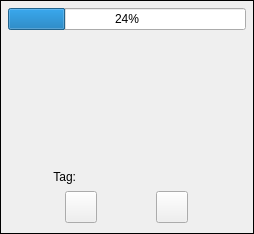
<?xml version="1.0" encoding="UTF-8"?>
<ui version="4.0">
 <class>AssetPhotoWidget</class>
 <widget class="QWidget" name="AssetPhotoWidget">
  <property name="geometry">
   <rect>
    <x>0</x>
    <y>0</y>
    <width>254</width>
    <height>234</height>
   </rect>
  </property>
  <property name="sizePolicy">
   <sizepolicy hsizetype="Expanding" vsizetype="Expanding">
    <horstretch>0</horstretch>
    <verstretch>0</verstretch>
   </sizepolicy>
  </property>
  <property name="minimumSize">
   <size>
    <width>0</width>
    <height>0</height>
   </size>
  </property>
  <property name="maximumSize">
   <size>
    <width>16777215</width>
    <height>16777215</height>
   </size>
  </property>
  <property name="windowTitle">
   <string>Form</string>
  </property>
  <property name="styleSheet">
   <string notr="true"/>
  </property>
  <layout class="QGridLayout" name="gridLayout_2">
   <property name="leftMargin">
    <number>0</number>
   </property>
   <property name="topMargin">
    <number>0</number>
   </property>
   <property name="rightMargin">
    <number>0</number>
   </property>
   <property name="bottomMargin">
    <number>0</number>
   </property>
   <property name="horizontalSpacing">
    <number>0</number>
   </property>
   <property name="verticalSpacing">
    <number>4</number>
   </property>
   <item row="0" column="0">
    <widget class="QFrame" name="m_MainFrame">
     <property name="sizePolicy">
      <sizepolicy hsizetype="Expanding" vsizetype="Expanding">
       <horstretch>0</horstretch>
       <verstretch>0</verstretch>
      </sizepolicy>
     </property>
     <property name="frameShape">
      <enum>QFrame::Box</enum>
     </property>
     <property name="frameShadow">
      <enum>QFrame::Plain</enum>
     </property>
     <layout class="QVBoxLayout" name="verticalLayout">
      <property name="spacing">
       <number>2</number>
      </property>
      <property name="leftMargin">
       <number>5</number>
      </property>
      <property name="topMargin">
       <number>5</number>
      </property>
      <property name="rightMargin">
       <number>5</number>
      </property>
      <property name="bottomMargin">
       <number>5</number>
      </property>
      <item>
       <layout class="QHBoxLayout" name="horizontalLayout_2">
        <property name="spacing">
         <number>0</number>
        </property>
        <item>
         <widget class="AvatarBar" name="m_LeftAvatarBar" native="true"/>
        </item>
        <item>
         <widget class="QFrame" name="m_PhotoEntryFrame">
          <property name="sizePolicy">
           <sizepolicy hsizetype="Expanding" vsizetype="Expanding">
            <horstretch>0</horstretch>
            <verstretch>0</verstretch>
           </sizepolicy>
          </property>
          <property name="minimumSize">
           <size>
            <width>0</width>
            <height>0</height>
           </size>
          </property>
          <property name="frameShape">
           <enum>QFrame::NoFrame</enum>
          </property>
          <property name="frameShadow">
           <enum>QFrame::Raised</enum>
          </property>
          <layout class="QGridLayout" name="gridLayout">
           <property name="leftMargin">
            <number>2</number>
           </property>
           <property name="topMargin">
            <number>2</number>
           </property>
           <property name="rightMargin">
            <number>2</number>
           </property>
           <property name="bottomMargin">
            <number>2</number>
           </property>
           <property name="spacing">
            <number>2</number>
           </property>
           <item row="1" column="0">
            <widget class="VidWidget" name="m_VidWidget" native="true">
             <property name="sizePolicy">
              <sizepolicy hsizetype="Expanding" vsizetype="Expanding">
               <horstretch>0</horstretch>
               <verstretch>0</verstretch>
              </sizepolicy>
             </property>
            </widget>
           </item>
           <item row="0" column="0">
            <widget class="QProgressBar" name="m_XferProgressBar">
             <property name="value">
              <number>24</number>
             </property>
            </widget>
           </item>
          </layout>
         </widget>
        </item>
        <item>
         <widget class="AvatarBar" name="m_RightAvatarBar" native="true"/>
        </item>
       </layout>
      </item>
      <item>
       <widget class="QFrame" name="m_TagFrame">
        <layout class="QHBoxLayout" name="horizontalLayout_3">
         <property name="spacing">
          <number>0</number>
         </property>
         <property name="leftMargin">
          <number>0</number>
         </property>
         <property name="topMargin">
          <number>0</number>
         </property>
         <property name="rightMargin">
          <number>0</number>
         </property>
         <property name="bottomMargin">
          <number>0</number>
         </property>
         <item>
          <widget class="QLabel" name="m_TagTitleLabel">
           <property name="sizePolicy">
            <sizepolicy hsizetype="Fixed" vsizetype="Preferred">
             <horstretch>0</horstretch>
             <verstretch>0</verstretch>
            </sizepolicy>
           </property>
           <property name="minimumSize">
            <size>
             <width>70</width>
             <height>14</height>
            </size>
           </property>
           <property name="maximumSize">
            <size>
             <width>70</width>
             <height>14</height>
            </size>
           </property>
           <property name="text">
            <string>Tag:</string>
           </property>
           <property name="alignment">
            <set>Qt::AlignRight|Qt::AlignTrailing|Qt::AlignVCenter</set>
           </property>
          </widget>
         </item>
         <item>
          <widget class="VxTagLabel" name="m_TagLabel">
           <property name="sizePolicy">
            <sizepolicy hsizetype="Expanding" vsizetype="Preferred">
             <horstretch>0</horstretch>
             <verstretch>0</verstretch>
            </sizepolicy>
           </property>
           <property name="minimumSize">
            <size>
             <width>0</width>
             <height>14</height>
            </size>
           </property>
           <property name="maximumSize">
            <size>
             <width>16777215</width>
             <height>16777215</height>
            </size>
           </property>
           <property name="text">
            <string/>
           </property>
          </widget>
         </item>
        </layout>
       </widget>
      </item>
      <item>
       <widget class="QFrame" name="m_ButtonFrame">
        <property name="sizePolicy">
         <sizepolicy hsizetype="Preferred" vsizetype="Fixed">
          <horstretch>0</horstretch>
          <verstretch>0</verstretch>
         </sizepolicy>
        </property>
        <property name="minimumSize">
         <size>
          <width>0</width>
          <height>42</height>
         </size>
        </property>
        <property name="maximumSize">
         <size>
          <width>16777215</width>
          <height>42</height>
         </size>
        </property>
        <property name="frameShape">
         <enum>QFrame::NoFrame</enum>
        </property>
        <property name="frameShadow">
         <enum>QFrame::Raised</enum>
        </property>
        <layout class="QHBoxLayout" name="horizontalLayout">
         <property name="spacing">
          <number>5</number>
         </property>
         <property name="leftMargin">
          <number>5</number>
         </property>
         <property name="topMargin">
          <number>5</number>
         </property>
         <property name="rightMargin">
          <number>5</number>
         </property>
         <property name="bottomMargin">
          <number>5</number>
         </property>
         <item>
          <widget class="VxPushButton" name="m_SendButton">
           <property name="sizePolicy">
            <sizepolicy hsizetype="Fixed" vsizetype="Fixed">
             <horstretch>0</horstretch>
             <verstretch>0</verstretch>
            </sizepolicy>
           </property>
           <property name="minimumSize">
            <size>
             <width>32</width>
             <height>32</height>
            </size>
           </property>
           <property name="maximumSize">
            <size>
             <width>32</width>
             <height>32</height>
            </size>
           </property>
           <property name="text">
            <string/>
           </property>
           <property name="iconSize">
            <size>
             <width>32</width>
             <height>32</height>
            </size>
           </property>
          </widget>
         </item>
         <item>
          <widget class="VxPushButton" name="m_ShredButton">
           <property name="sizePolicy">
            <sizepolicy hsizetype="Fixed" vsizetype="Fixed">
             <horstretch>0</horstretch>
             <verstretch>0</verstretch>
            </sizepolicy>
           </property>
           <property name="minimumSize">
            <size>
             <width>32</width>
             <height>32</height>
            </size>
           </property>
           <property name="maximumSize">
            <size>
             <width>32</width>
             <height>32</height>
            </size>
           </property>
           <property name="text">
            <string/>
           </property>
           <property name="iconSize">
            <size>
             <width>32</width>
             <height>32</height>
            </size>
           </property>
          </widget>
         </item>
        </layout>
       </widget>
      </item>
     </layout>
    </widget>
   </item>
  </layout>
 </widget>
 <customwidgets>
  <customwidget>
   <class>VxPushButton</class>
   <extends>QPushButton</extends>
   <header>VxPushButton.h</header>
  </customwidget>
  <customwidget>
   <class>AvatarBar</class>
   <extends>QWidget</extends>
   <header>AvatarBar.h</header>
   <container>1</container>
  </customwidget>
  <customwidget>
   <class>VxTagLabel</class>
   <extends>QLabel</extends>
   <header>VxTagLabel.h</header>
  </customwidget>
  <customwidget>
   <class>VidWidget</class>
   <extends>QWidget</extends>
   <header location="global">VidWidget.h</header>
   <container>1</container>
  </customwidget>
 </customwidgets>
 <resources/>
 <connections/>
</ui>
